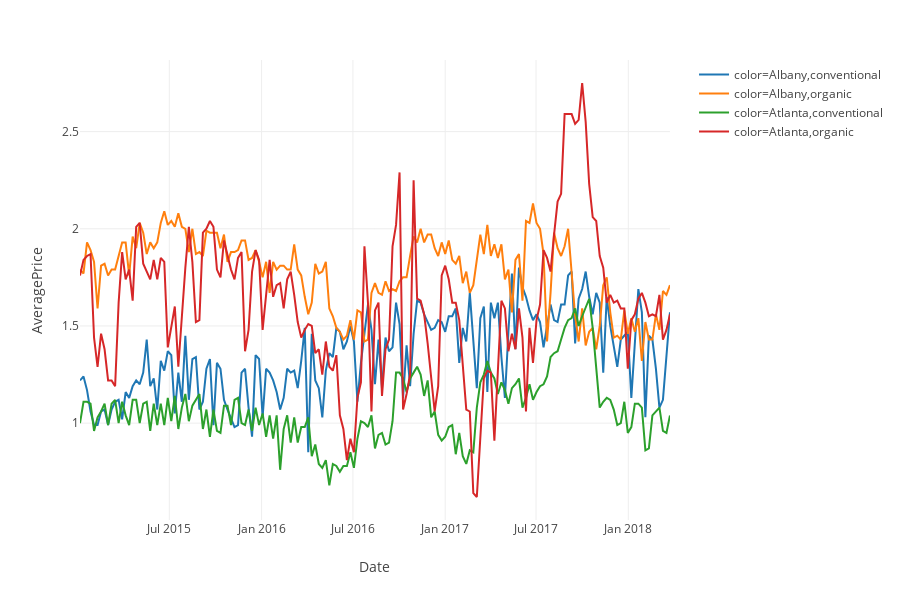

The notebook cell this image was saved under:
### Code cell
avocados["color"] = avocados["region"] +","+ avocados["type"]
px.line(
    avocados.sort_values(["color","Date"]),
    x="Date",
    y="AveragePrice", 
    color="color",
    template="none"
)

### Figure 1 — Plotly figure (JSON) as saved in the notebook; plotly's stock layout.template omitted (floating-point values rounded to 4 significant figures; data arrays with more than 128 entries replaced by an {"elided": "..."} marker saying what was removed)
{"data": [{"hoverlabel": {"namelength": 0}, "hovertemplate": "color=Albany,conventional<br>Date=%{x}<br>AveragePrice=%{y}", "legendgroup": "color=Albany,conventional", "line": {"color": "#1F77B4", "dash": "solid"}, "mode": "lines", "name": "color=Albany,conventional", "showlegend": true, "type": "scatter", "x": {"elided": "169 str values"}, "xaxis": "x", "y": {"elided": "169 float values"}, "yaxis": "y"}, {"hoverlabel": {"namelength": 0}, "hovertemplate": "color=Albany,organic<br>Date=%{x}<br>AveragePrice=%{y}", "legendgroup": "color=Albany,organic", "line": {"color": "#FF7F0E", "dash": "solid"}, "mode": "lines", "name": "color=Albany,organic", "showlegend": true, "type": "scatter", "x": {"elided": "169 str values"}, "xaxis": "x", "y": {"elided": "169 float values"}, "yaxis": "y"}, {"hoverlabel": {"namelength": 0}, "hovertemplate": "color=Atlanta,conventional<br>Date=%{x}<br>AveragePrice=%{y}", "legendgroup": "color=Atlanta,conventional", "line": {"color": "#2CA02C", "dash": "solid"}, "mode": "lines", "name": "color=Atlanta,conventional", "showlegend": true, "type": "scatter", "x": {"elided": "169 str values"}, "xaxis": "x", "y": {"elided": "169 float values"}, "yaxis": "y"}, {"hoverlabel": {"namelength": 0}, "hovertemplate": "color=Atlanta,organic<br>Date=%{x}<br>AveragePrice=%{y}", "legendgroup": "color=Atlanta,organic", "line": {"color": "#D62728", "dash": "solid"}, "mode": "lines", "name": "color=Atlanta,organic", "showlegend": true, "type": "scatter", "x": {"elided": "169 str values"}, "xaxis": "x", "y": {"elided": "169 float values"}, "yaxis": "y"}], "layout": {"height": 600, "legend": {"tracegroupgap": 0}, "margin": {"t": 60}, "xaxis": {"anchor": "y", "domain": [0, 0.98], "title": {"text": "Date"}}, "yaxis": {"anchor": "x", "domain": [0, 1], "title": {"text": "AveragePrice"}}}}
